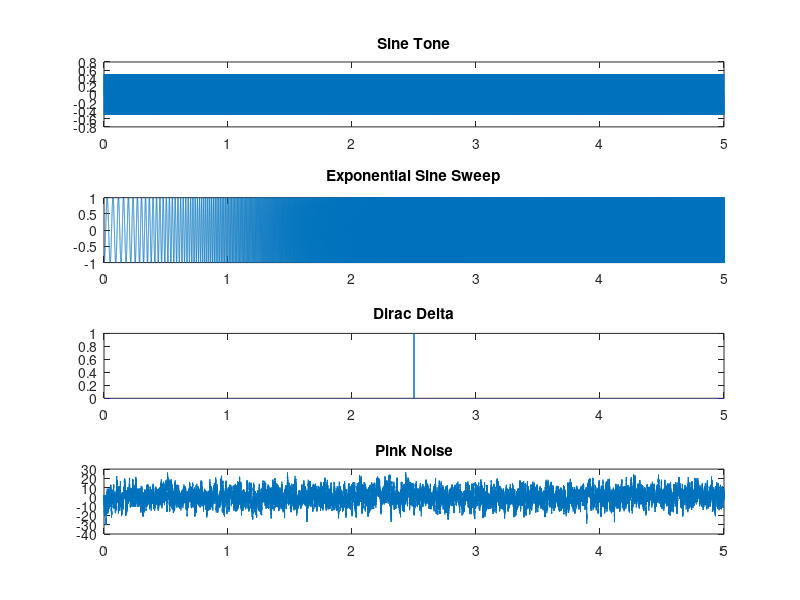

Write MATLAB code to recreate this figure.
% Parameters
fs = 48000;         % Sampling frequency (in Hz)
duration = 5;       % Duration of signals (in seconds)
t = linspace(0, duration, fs * duration); % Time vector

% Generate a 5-second sine tone at 440 Hz
frequency = 440;    % Frequency of the sine tone (in Hz)
amplitude = 0.5;    % Amplitude of the sine tone
sine_tone = amplitude * sin(2 * pi * frequency * t);

% Generate a 5-second exponential sine sweep
start_freq = 20;    % Starting frequency (in Hz)
end_freq = 20000;    % Ending frequency (in Hz)
sweep = chirp(t, start_freq, duration, end_freq, 'logarithmic');

% Generate a 5-second Dirac delta (impulse) test signal with impulse in the middle
mid_point = round(length(t) / 2);  % Find the middle index
dirac_signal = zeros(size(t));
dirac_signal(mid_point) = 1;

% Generate 5 seconds of pink noise
pink_noise = randn(size(t));
pink_noise = filter(1, [1, -0.99], pink_noise); % Apply a simple pink noise filter

% Generate white noise
numSamples = length(t); % Number of samples based on the time vector
whiteNoise = randn(numSamples, 1); % Generate normally distributed random numbers
whiteNoise = whiteNoise / max(abs(whiteNoise));

% Save signals to WAV files
audiowrite('white_noise.wav', whiteNoise, fs);
audiowrite('sine_tone.wav', sine_tone, fs);
audiowrite('exponential_sine_sweep.wav', sweep, fs);
audiowrite('dirac_delta.wav', dirac_signal, fs);
audiowrite('pink_noise.wav', pink_noise, fs);

% Plot and visualize the signals (optional)
subplot(4,1,1);
plot(t, sine_tone);
title('Sine Tone');

subplot(4,1,2);
plot(t, sweep);
title('Exponential Sine Sweep');

subplot(4,1,3);
plot(t, dirac_signal);
title('Dirac Delta');

subplot(4,1,4);
plot(t, pink_noise);
title('Pink Noise');

disp('Signals saved to WAV files: sine_tone.wav, exponential_sine_sweep.wav, dirac_delta.wav');
